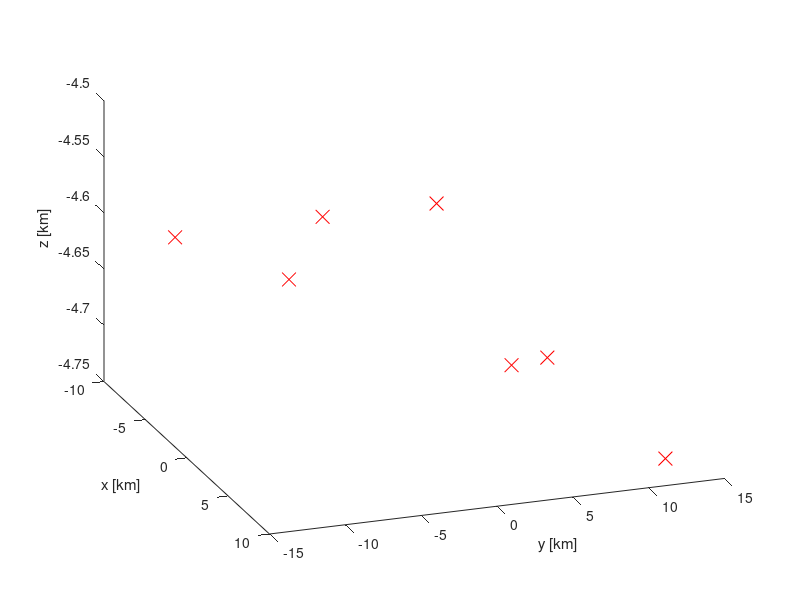

Reproduce this figure in MATLAB.
function plot3Dsensors()
%PLOT3DSENSORS Plots the position of the sensors in the 3D space

    sensor1 = [6566 -9617 -4500]/1000; % in km.
    sensor2 = [6635 -2132 -4500]/1000;
    sensor3 = [6520 5240 -4650]/1000;
    sensor4 = [6865 12844 -4750]/1000;
    sensor5 = [-6163 -12402 -4600]/1000;
    sensor6 = [-6183 -4874 -4650]/1000;
    sensor7 = [-6129 9784 -4750]/1000;
    % in meters

    sensors = [ sensor1;
                sensor2;
                sensor3;
                sensor4;
                sensor5;
                sensor6;
                sensor7;
              ];

    figure;
    hold on;
    
%     for i=1:7
%         plot3(sensors(i,1),sensors(i,2),sensors(i,3),'r')
%     end

    plot3(sensors(:,1),sensors(:,2),sensors(:,3),...
        'rx','MarkerSize',10);
    xlabel('x [km]'); ylabel('y [km]'); zlabel('z [km]');
    view(70,30);

end

